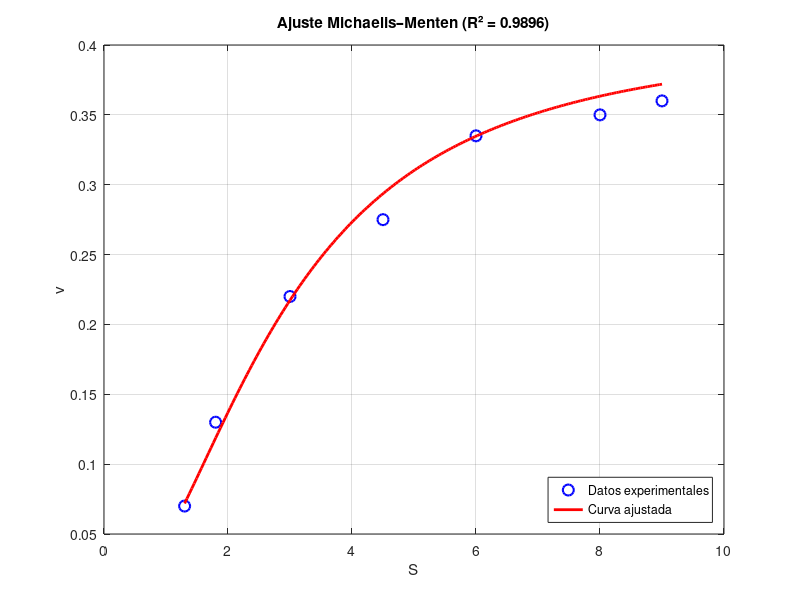

Here is the MATLAB script that generated this plot:
%----- Problema 1 -------%
%Modelo Michaelis-Menten para enzimas alostéricas donde:
%Datos:
S = [1.3 1.8 3 4.5 6 8 9];
v = [0.07 0.13 0.22 0.275 0.335 0.35 0.36];

% Linealización
X = 1./(S.^2);
Y = 1./v;

% Matriz del sistema
A = [X' ones(length(S),1)];

% SVD
[U,Sigma,V] = svd(A,'econ');
c = V * diag(1./diag(Sigma)) * U' * Y';

a = c(1);
b = c(2);

% Parámetros del modelo
Vmax = 1/b;
Ks = sqrt(a * Vmax);

fprintf("Vmax = %.6f\n", Vmax);
fprintf("Ks   = %.6f\n", Ks);

% Predicción del modelo
v_pred = (Vmax .* S.^2) ./ (Ks^2 + S.^2);

% ---- Cálculo de R² ----
SS_res = sum((v - v_pred).^2);
SS_tot = sum((v - mean(v)).^2);
R2 = 1 - SS_res/SS_tot;

fprintf("R² = %.6f\n", R2);

% ---- Gráfica ----
figure;
plot(S, v, 'bo', 'MarkerSize', 8, 'LineWidth', 1.5);
hold on;
S_plot = linspace(min(S), max(S), 200);
v_curve = (Vmax .* S_plot.^2) ./ (Ks^2 + S_plot.^2);
plot(S_plot, v_curve, 'r-', 'LineWidth', 2);
grid on;

xlabel('S');
ylabel('v');
title(sprintf('Ajuste Michaelis–Menten (R² = %.4f)', R2));
legend('Datos experimentales','Curva ajustada','Location','SouthEast');

clear;
clc;

%----- Problema 2 -------%
% Promedios del Dow Jones (DIJA) entre marzo del 2013 y junio 2014
x = 0:1:15;
y = [14090, 14573, 14701, 15254, 14975, 15628, 14834, 15193,...
     15616, 16009, 16441, 15373, 16168, 16533, 16559, 16744];

% (a) Ajuste polinómico grado 4
p = polyfit(x, y, 4);
y_fit = polyval(p, x);

% (b) Aproximaciones para abril 2013 (x = 8) y abril 2014 (x = 13)
y_8  = polyval(p, 8);
y_13 = polyval(p, 13);

fprintf("Aproximación para abril 2013 (x=8): %.2f\n", y_8);
fprintf("Aproximación para abril 2014 (x=13): %.2f\n\n", y_13);

% (c) Comparación con valores reales
real_2013 = 14613;
real_2014 = 16256;

error_2013 = abs((y_8 - real_2013) / real_2013) * 100;
error_2014 = abs((y_13 - real_2014) / real_2014) * 100;

fprintf("Valor real 2013: %d - Aproximado: %.2f - Error: %.2f%%\n", ...
        real_2013, y_8, error_2013);

fprintf("Valor real 2014: %d - Aproximado: %.2f - Error: %.2f%%\n\n", ...
        real_2014, y_13, error_2014);

% (d) Predicción para 17 junio 2014 (aprox. x = 15.5)
y_15_5 = polyval(p, 15.5);
fprintf("Aproximación para el 17 de junio 2014 (x=15.5): %.2f\n", y_15_5);

clc;
clear;


%----Problema 3 -------%
% Problema 3 - Shooting Lineal
f = @(r, u) [u(2); -(2/r)*u(2)];

R1 = 2;
R2 = 4;
V1 = 110;
V2 = 0;

% Vector de r fijo para ambas integraciones
r_span = linspace(R1, R2, 100);

% Disparo A: uA(R1) = V1, uA'(R1) = 0
u0_a = [V1; 0];
[~, ua] = ode45(f, r_span, u0_a);

% Disparo B: uB(R1) = 0, uB'(R1) = 1
u0_b = [0; 1];
[~, ub] = ode45(f, r_span, u0_b);

% Calcular alpha
alpha = (V2 - ua(end,1)) / ub(end,1);

% Evaluar en r = 3
u3_approx = interp1(r_span, ua(:,1), 3) + alpha * interp1(r_span, ub(:,1), 3);

disp(['Aproximación u(3) = ', num2str(u3_approx)]);

% Solución exacta para comparar
u_exact = @(r) (V1 * R1 ./ r) .* ((R2 - r) / (R2 - R1));
disp(['Valor exacto u(3) = ', num2str(u_exact(3))]);
disp(['Error = ', num2str(abs(u3_approx - u_exact(3)))]);
